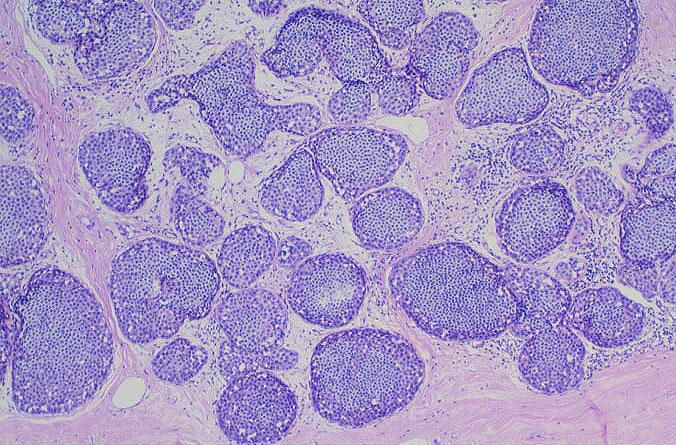
#> input picture Segmentation_Contours/images/LobularCarcinoma.jpg, 676 x 445 px
$ python LobularCarcinomaContour.py
#> lines starting #> are read from the running program, lines starting #| are printed output that depends on the picture; after the words box and inside, x2 and y2 are one past the last pixel; in counts of white or black regions, pixels touching at a corner belong together
import numpy as np
import cv2
import random

img = cv2.imread("images/LobularCarcinoma.jpg",1)
#> img is the input picture: shape (445, 676, 3); mean B, G, R 197.9, 150.1, 164.8
cv2.imshow("Fuzzy",img)

##img2=cv2.imread("fuzzy.png",0)
img2=cv2.cvtColor(img,cv2.COLOR_BGR2GRAY)
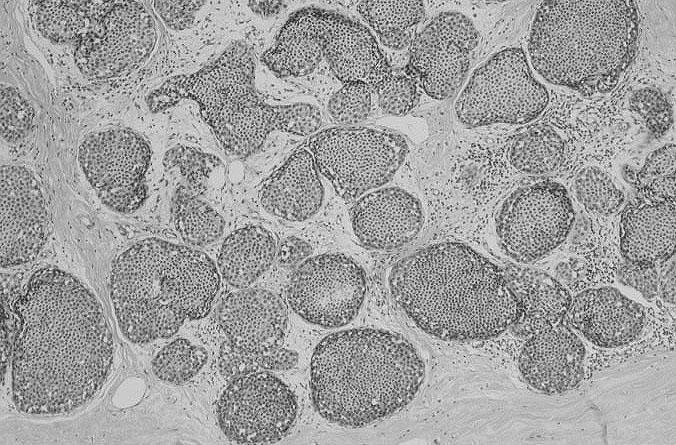
#> img2: shape (445, 676); min 4, max 254, mean 159.9
cv2.imshow("B&W",img2)


#blurring the image

blur=cv2.GaussianBlur(img2,(3,3),0)
cv2.imshow("Blur",blur)

thresh=85

ret,threshold=cv2.threshold(blur,thresh,255,cv2.THRESH_BINARY)
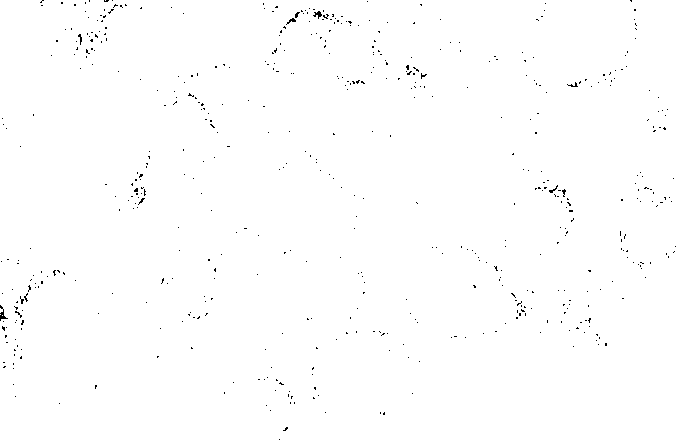
#> threshold: shape (445, 676); 99.5% white; black in thin lines or dots
#> ret = 85
cv2.imshow("Threshold",threshold) #simple thresholding seems to do a better job at segmenting

adapt_thresh=cv2.adaptiveThreshold(blur, 255,cv2.ADAPTIVE_THRESH_GAUSSIAN_C,cv2.THRESH_BINARY_INV,155,1)
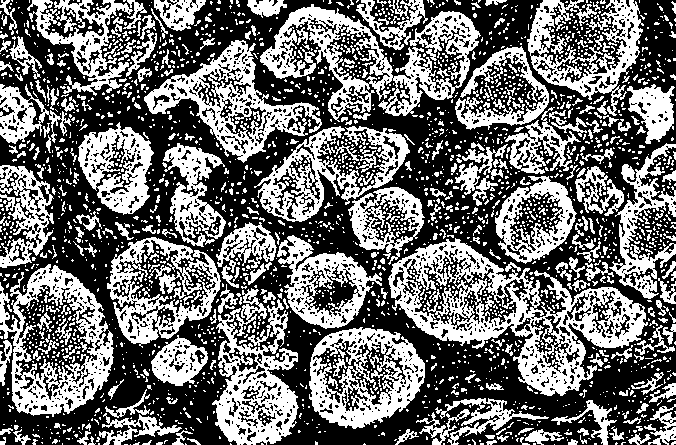
#> adapt_thresh: shape (445, 676); 43.6% white; 2324 white regions (1987 under 20 px)

cv2.imshow("Threshold_adaptive",adapt_thresh)

contours, hierarchy = cv2.findContours(adapt_thresh, cv2.RETR_TREE, cv2.CHAIN_APPROX_SIMPLE)
#> contours = 4325 contours, 3757 with area under 20; largest, box (x1, y1, x2, y2) and area: (388, 238, 648, 396) 18450, (0, 264, 114, 417) 11752, (260, 4, 481, 122) 10516, (309, 327, 425, 429) 8823, (107, 237, 221, 348) 8138


img3=blur.copy()
index=-1
thickness=4
color=(255,0,230)

cv2.drawContours(img3,contours,index,color,thickness)
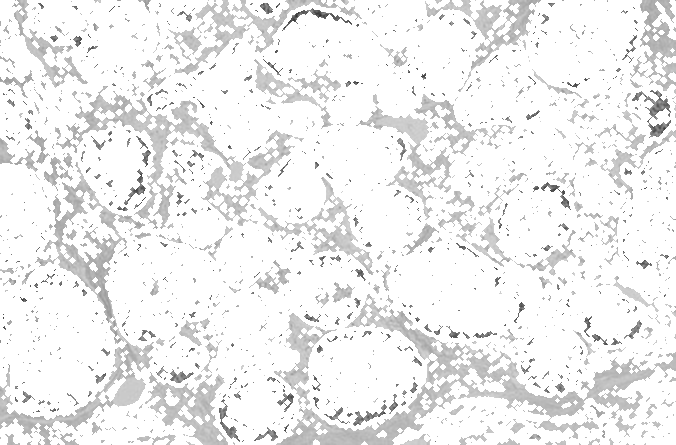
#> img3: shape (445, 676); min 50, max 255, mean 239.5
cv2.imshow("Contours",img3)

#Get area of contours

objects=np.zeros([img.shape[0],img.shape[1],3],'uint8')

for c in contours:
	area=cv2.contourArea(c)

	if area>=1000:
		print(area)
		cv2.drawContours(objects,[c],-1,(random.randint(1,255),random.randint(1,255),random.randint(1,255)),-1)
#> this loop made 4325 passes
#> area on passes 22, 29, 38: 22, 29, 21.5
#| 1185.0
#| 1779.0
#| 8823.0
#| 1332.0
#| 1087.5
#| 7027.5
#| 11752.5
#| 4530.0
#> (further printed lines are left out)
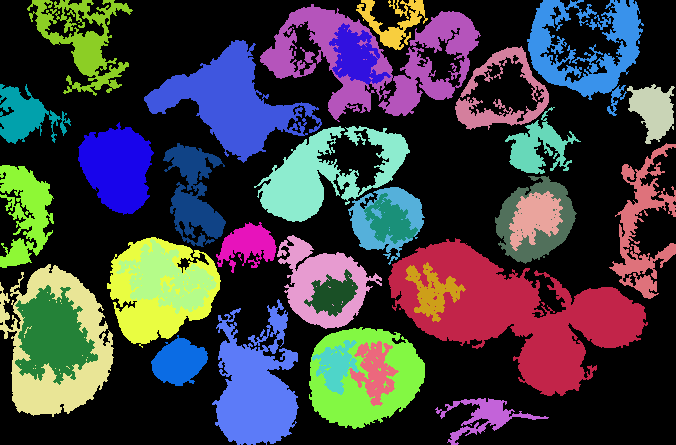
#> objects: shape (445, 676, 3); mean of channels 0, 1, 2 66.4, 61.1, 62.7; drawn as B, G, R


cv2.imshow("area",objects)
cv2.waitKey(0)
cv2.destroyAllWindows()
